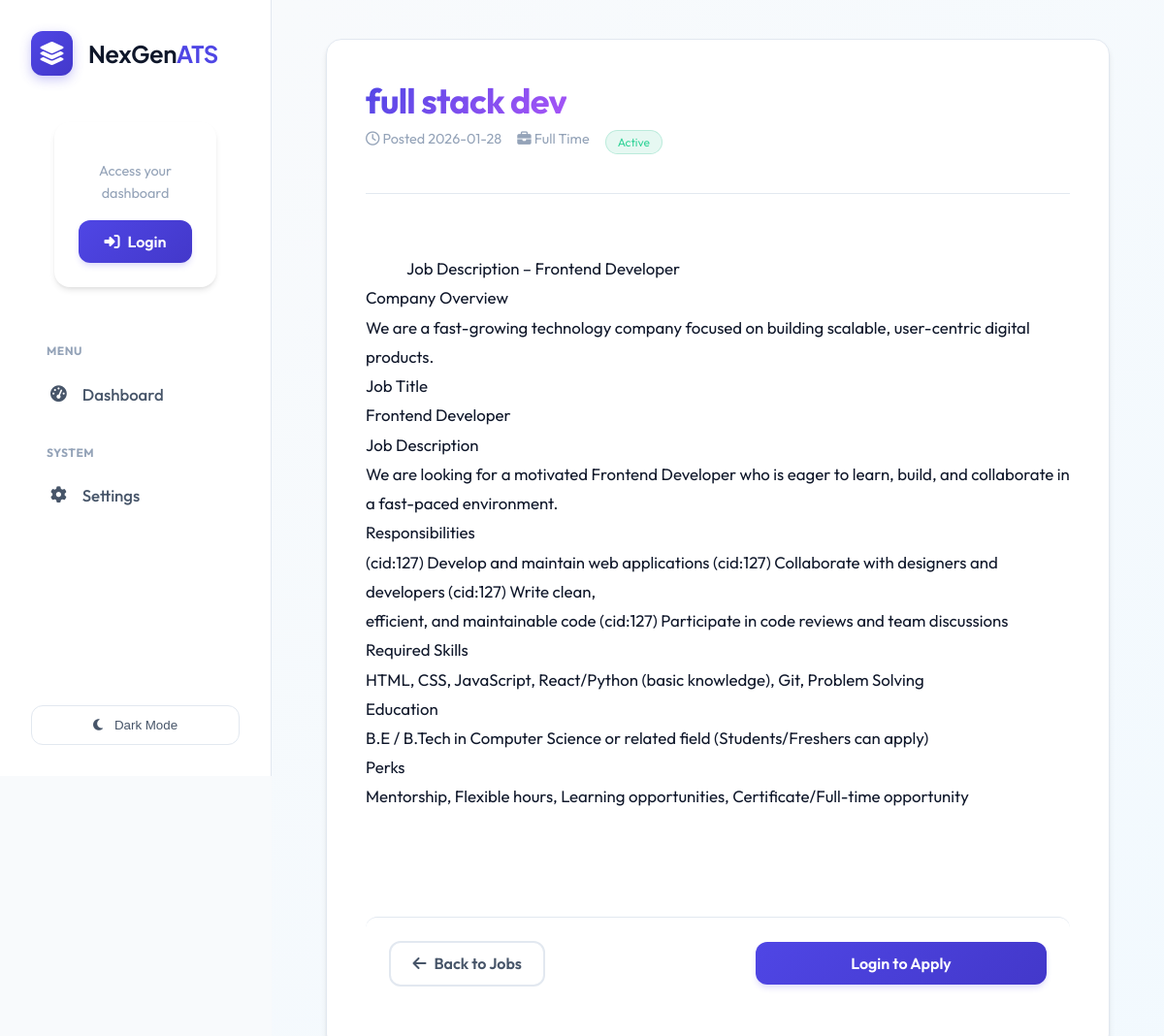
The page /jobs/30/view on the database its author committed.
### tables this page shows
CREATE TABLE jobs (
                    id INTEGER PRIMARY KEY AUTOINCREMENT,
                    title TEXT NOT NULL,
                    description TEXT,
                    created_at TIMESTAMP DEFAULT CURRENT_TIMESTAMP,
                    status TEXT DEFAULT 'Open'
                );

### routes/core.py (the view)
@bp.route('/jobs/<int:job_id>/view')
def view_job(job_id):
    conn = database.get_db_connection()
    job = conn.execute('SELECT * FROM jobs WHERE id = ?', (job_id,)).fetchone()
    if not job:
        conn.close()
        return "Job not found", 404
    is_applied = False
    if current_user.is_authenticated and current_user.role == 'candidate':
        exists = conn.execute('SELECT id FROM candidates WHERE user_id = ? AND job_id = ?',
                             (current_user.id, job_id)).fetchone()
        if exists:
            is_applied = True
    conn.close()
    return render_template('public_job_detail.html', job=job, is_applied=is_applied)

### database.py (called while the page is built)
def get_db_connection():
    db_url = os.getenv('DATABASE_URL')
    if db_url:
        import psycopg2
        from psycopg2.extras import RealDictCursor
        conn = psycopg2.connect(db_url, cursor_factory=RealDictCursor)
        return conn
    else:
        conn = sqlite3.connect(DB_NAME)
        conn.row_factory = sqlite3.Row
        return conn

### templates/public_job_detail.html (shortened to what this page needs)
{% extends 'layout.html' %}
{% block content %}
<div style="max-width: 900px; margin: 0 auto;">
    <div class="glass-card" style="padding: 2.5rem; margin-bottom: 2rem;">
        <div style="margin-bottom: 2rem; border-bottom: 1px solid var(--border); padding-bottom: 1.5rem;">
            <div style="display: flex; justify-content: space-between; align-items: start; margin-bottom: 1rem;">
                <div>
                    <h1 class="text-gradient" style="margin-bottom: 0.5rem;">{{ job.title }}</h1>
                    <div style="display: flex; gap: 1rem; color: var(--text-muted); font-size: 0.9rem;">
                        <span><i class="fa-regular fa-clock"></i> Posted {{ job.created_at[:10] }}</span>
                        <span><i class="fa-solid fa-briefcase"></i> Full Time</span>
                        <span class="badge-active">Active</span>
                    </div>
                </div>
            </div>
        </div>
        <div
            style="line-height: 1.8; color: var(--text-primary); font-size: 1.05rem; white-space: pre-wrap; margin-bottom: 3rem;">
            {{ job.description }}
        </div>
        <div class="job-actions-sticky"
            style="background: var(--bg-card); padding: 1.5rem; border-top: 1px solid var(--border); display: flex; justify-content: space-between; align-items: center; border-radius: var(--radius);">
            <div>
                <a href="{{ url_for('core.job_board') }}" class="btn-secondary">
                    <i class="fa-solid fa-arrow-left"></i> Back to Jobs
                </a>
            </div>
            <div style="width: 300px;">
                {% if current_user.is_authenticated and current_user.role == 'candidate' and current_user.resume_path %}
                {% if is_applied %}
                <form action="{{ url_for('core.withdraw_application', job_id=job.id) }}" method="POST" class="w-100"
                    onsubmit="return confirm('Are you sure you want to withdraw your application?');">
                    <button type="submit" class="btn-danger w-100 justify-center">
                        <i class="fa-solid fa-ban" style="margin-right: 0.5rem;"></i> Withdraw Application
                    </button>
                </form>
                {% else %}
                <form action="{{ url_for('core.easy_apply', job_id=job.id) }}" method="POST" class="w-100">
                    <button type="submit" class="btn-primary w-100 justify-center"
                        style="background: linear-gradient(135deg, #10b981 0%, #059669 100%); border: none; padding: 1rem;">
                        <i class="fa-solid fa-bolt" style="margin-right: 0.5rem;"></i> Easy Apply Now
                    </button>
                </form>
                {% endif %}
                {% elif current_user.is_authenticated and current_user.role == 'candidate' %}
                <a href="/profile" class="btn-secondary w-100 justify-center">
                    <i class="fa-solid fa-upload" style="margin-right: 0.5rem;"></i> Upload Resume to Apply
                </a>
                {% elif not current_user.is_authenticated %}
                <a href="{{ url_for('auth.login') }}" class="btn-primary w-100 justify-center">
                    Login to Apply
                </a>
                {% endif %}
            </div>
        </div>
    </div>
</div>
{% endblock %}

### static/style.css (style rules this page uses)
:root { --primary: #4f46e5; --primary-hover: #4338ca; --secondary: #64748b; --success: #10b981; --danger: #ef4444; --warning: #f59e0b; --info: #0ea5e9; --bg-body: #f8fafc; --bg-sidebar: #ffffff; --bg-card: #ffffff; --bg-glass: rgba(255, 255, 255, 0.7); --border: #e2e8f0; --text-primary: #0f172a; --text-secondary: #475569; --text-muted: #94a3b8; --shadow-sm: 0 1px 2px 0 rgba(0, 0, 0, 0.05); --shadow-md: 0 4px 6px -1px rgba(0, 0, 0, 0.1), 0 2px 4px -1px rgba(0, 0, 0, 0.06); --shadow-lg: 0 10px 15px -3px rgba(0, 0, 0, 0.1), 0 4px 6px -2px rgba(0, 0, 0, 0.05); --glass-shadow: 0 8px 32px 0 rgba(31, 38, 135, 0.15); --radius: 12px; --radius-lg: 16px; --blur: blur(12px); --bg-gradient: linear-gradient(-45deg, #f8fafc, #e0e7ff, #f0f9ff, #f8fafc); }
* { box-sizing: border-box; }
body { background-color: var(--bg-body); color: var(--text-primary); font-family: 'Outfit', sans-serif; margin: 0; min-height: 100vh; display: flex; transition: background-color 0.3s ease, color 0.3s ease; }
.glass-card { background: rgba(255, 255, 255, 0.7); backdrop-filter: blur(20px); -webkit-backdrop-filter: blur(20px); border: 1px solid rgba(255, 255, 255, 0.4); box-shadow: 0 8px 32px 0 rgba(31, 38, 135, 0.05); border-radius: var(--radius-lg); padding: 2rem; margin-bottom: 2rem; transition: transform 0.3s cubic-bezier(0.4, 0, 0.2, 1), box-shadow 0.3s ease; }
.glass-card, .card { background: var(--bg-card); border: 1px solid var(--border); border-radius: var(--radius-lg); padding: 2rem; box-shadow: var(--shadow-md); margin-bottom: 2rem; transition: transform 0.2s ease, box-shadow 0.2s ease; }
h1, h2, h3, h4 { margin: 0 0 1rem 0; font-weight: 700; letter-spacing: -0.02em; color: var(--text-primary); }
h1 { font-size: 2.25rem; margin-bottom: 2rem; }
.btn-primary { background: linear-gradient(135deg, var(--primary) 0%, var(--primary-hover) 100%); color: white; border: none; padding: 0.75rem 1.5rem; border-radius: var(--radius); font-weight: 600; cursor: pointer; transition: all 0.2s; display: inline-flex; align-items: center; gap: 0.5rem; box-shadow: 0 4px 6px -1px rgba(79, 70, 229, 0.2); text-decoration: none; }
.btn-secondary { background-color: transparent; border: 2px solid var(--border); color: var(--text-secondary); padding: 0.7rem 1.4rem; border-radius: var(--radius); font-weight: 600; cursor: pointer; transition: all 0.2s; display: inline-flex; align-items: center; gap: 0.5rem; text-decoration: none; }
.main-content>* { animation: fadeIn 0.4s ease-out; }
.justify-center { justify-content: center; }
.w-100 { width: 100%; }
.text-gradient { background: linear-gradient(135deg, var(--primary) 0%, #818cf8 100%); -webkit-background-clip: text; -webkit-text-fill-color: transparent; display: inline-block; }
.badge-active { background: rgba(16, 185, 129, 0.1); color: #34d399; padding: 0.25rem 0.75rem; border-radius: 999px; font-size: 0.75rem; border: 1px solid rgba(16, 185, 129, 0.2); }
.text-gradient { background: linear-gradient(135deg, var(--primary), #a855f7); -webkit-background-clip: text; -webkit-text-fill-color: transparent; background-clip: text; }

### rows shown on the page
jobs: title "full stack dev", created_at "2026-01-28", description "Job Description – Frontend Developer Company Overview We are a fast-growing technology company focused on building scalable, user-centric digital products. Job Title Frontend Developer Job Description We are looking for a motivated Frontend Developer who is eager to learn, build, and collaborate in a fast-paced environment. Responsibilities (cid:127) Develop and maintain web applications (cid:127) Collaborate with designers and developers (cid:127) Write clean, efficient, and maintainable code (cid:127) Participate in code reviews and team discussions Required Skills HTML, CSS, JavaScript, React/Python (basic knowledge), Git, Problem Solving Education B.E / B.Tech in Computer Science or…"
